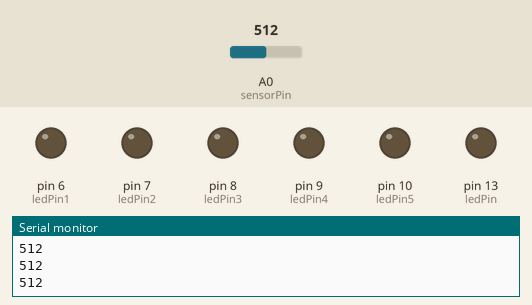
Recording of a sketch running on a simulated Arduino Uno, built with avr-gcc and run on an emulated ATmega328P. On the bench: output pins drawn as LEDs (lit = HIGH), the last lines printed to the serial monitor. The inputs (shaded band) are chosen by the test bench; at power-on: A0 (sensorPin) = 512.

Above: at 1.2 s.
1.3 s: A0 (sensorPin) set to 12
2.8 s: A0 (sensorPin) set to 9
At 4.0 s:
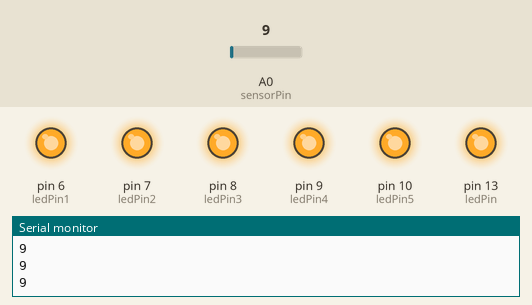
4.3 s: A0 (sensorPin) set to 122
At 5.4 s:
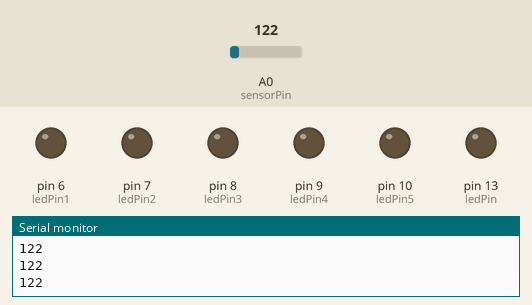
5.8 s: A0 (sensorPin) set to 0
At 6.8 s:
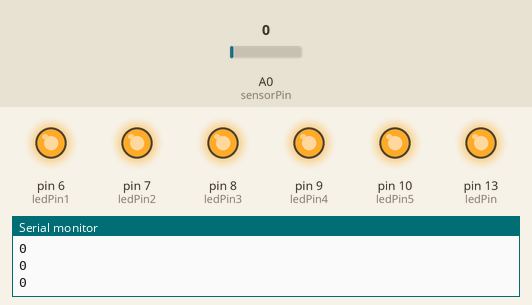
Timing chart, 0 to 8.3 s (numbered marks = the images above; inputs shaded):
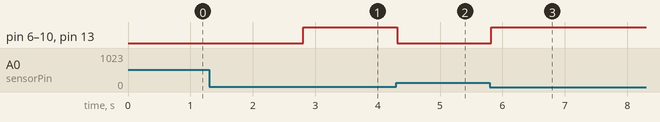

Measured:
- the behaviour switches between 11 and 10 on A0 (sensorPin) (found by bisection; images 0 and 1)
- after the input at 2.8 s, pin 6 (ledPin1), pin 7 (ledPin2), pin 8 (ledPin3), pin 9 (ledPin4), pin 10 (ledPin5), pin 13 (ledPin): LOW → HIGH at once
- after the input at 4.3 s, pin 6 (ledPin1), pin 7 (ledPin2), pin 8 (ledPin3), pin 9 (ledPin4), pin 10 (ledPin5), pin 13 (ledPin): HIGH → LOW at once
- after the input at 5.8 s, pin 6 (ledPin1), pin 7 (ledPin2), pin 8 (ledPin3), pin 9 (ledPin4), pin 10 (ledPin5), pin 13 (ledPin): LOW → HIGH at once

The sketch:

ArduinoLightDetectingScarf.pde
```cpp
/*

  ArduinoLightDetectingScarf

  The purpose of this sketch is to;
  1. Read input from Lilypad light sensor
  2. Analyse light level
  3. If light level is low, trigger LEDs into HIGH state

  [not sure yet - should there be a switch so the LEDs can be switched off?]
  [or another idea - the switch could be used to flick between blink and steady mode]

  Components used;
  * Lilypad light sensor
  * [Will use LED of some description]
  * [will need main board of some description]
  * [will need power supply of some description - probably coin battery type]


  VERSIONS
  0.1 -  21 Apr 11 - Initial pseudocode
  0.2 -  07 Jul 11 - Initial revision


  Created by Kathy Reid - @KathyReid on GitHub, Twitter etc
  kathyreid.id.au

 */

/* Initialise variables */

int ledPin =  13;    // LED connected to digital pin 13
int ledPin1 = 6;
int ledPin2 = 7;
int ledPin3 = 8;
int ledPin4 = 9;
int ledPin5 = 10;

int sensorPin = 0; 	// light sensor is connected to analog pin 0
int sensorValue = 0; 	// variable to store the value coming from the sensor
int sensorFrequency = 100; // number of milliseconds between sensor readings

int lightThreshold = 10; // threshold below which light turns on

void setup()
{
         pinMode(ledPin, OUTPUT); 	// sets the ledPin to be an output

         pinMode(ledPin1, OUTPUT); 	// sets the ledPin to be an output
         pinMode(ledPin2, OUTPUT); 	// sets the ledPin to be an output
         pinMode(ledPin3, OUTPUT); 	// sets the ledPin to be an output
         pinMode(ledPin4, OUTPUT); 	// sets the ledPin to be an output
         pinMode(ledPin5, OUTPUT); 	// sets the ledPin to be an output

         Serial.begin(9600); 	//initialize the serial port

}

void loop() 	// run over and over again
{
          sensorValue = analogRead(sensorPin); 	// read the value from the sensor
          Serial.println(sensorValue); 	// send that value to the computer

          /* Turn on the LEDs if the light sensor drops below threshold */
          if (sensorValue <= lightThreshold){
            digitalWrite(ledPin, HIGH); 	// turn the LED on

            digitalWrite(ledPin1, HIGH); 	// turn the LED on
            digitalWrite(ledPin2, HIGH); 	// turn the LED on
            digitalWrite(ledPin3, HIGH); 	// turn the LED on
            digitalWrite(ledPin4, HIGH); 	// turn the LED on
            digitalWrite(ledPin5, HIGH); 	// turn the LED on
          }
          else // turn the LEDs off
          {
            digitalWrite(ledPin, LOW); 	// turn the LED off

            digitalWrite(ledPin1, LOW); 	// turn the LED off
            digitalWrite(ledPin2, LOW); 	// turn the LED off
            digitalWrite(ledPin3, LOW); 	// turn the LED off
            digitalWrite(ledPin4, LOW); 	// turn the LED off
            digitalWrite(ledPin5, LOW); 	// turn the LED off
          }

          /* Delay for defined delay period */
          delay(sensorFrequency);
}
```
